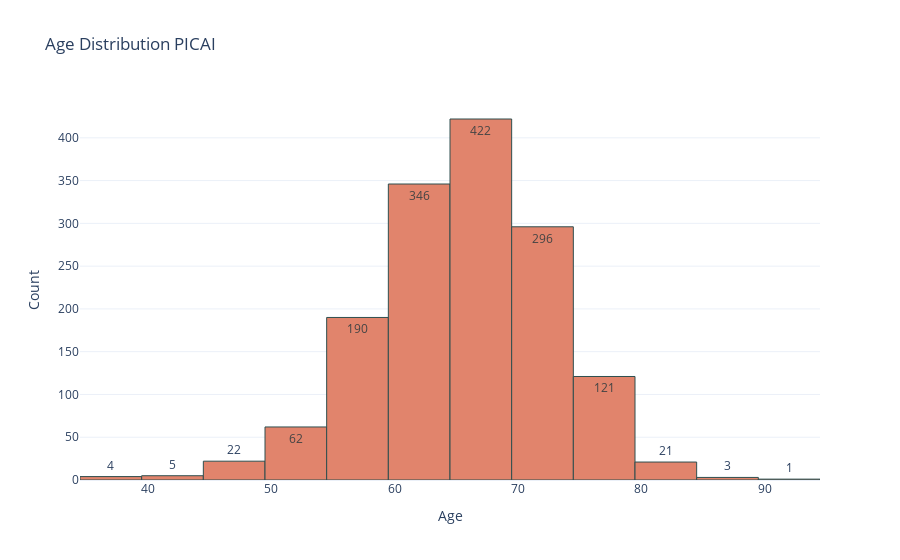

Notebook code cell kept with this figure:
### Code cell
plot_histogram_plotly(df, 'patient_age', 'Age Distribution PICAI', 'Age', 'Count', 20, fig_name=os.path.join(figs_path, 'age_distribution_picai.pdf'))

### Figure 1 — Plotly figure (JSON) as saved in the notebook; plotly's stock layout.template omitted (floating-point values rounded to 4 significant figures; data arrays with more than 128 entries replaced by an {"elided": "..."} marker saying what was removed)
{"data": [{"marker": {"color": "#e1846c", "line": {"color": "DarkSlateGrey", "width": 1}}, "nbinsx": 20, "textposition": "auto", "texttemplate": "%{y}", "type": "histogram", "x": {"elided": "1493 int values"}}], "layout": {"paper_bgcolor": "rgba(0,0,0,0)", "plot_bgcolor": "rgba(0,0,0,0)", "title": {"text": "Age Distribution PICAI"}, "xaxis": {"title": {"text": "Age"}}, "yaxis": {"automargin": true, "title": {"text": "Count"}}}}
